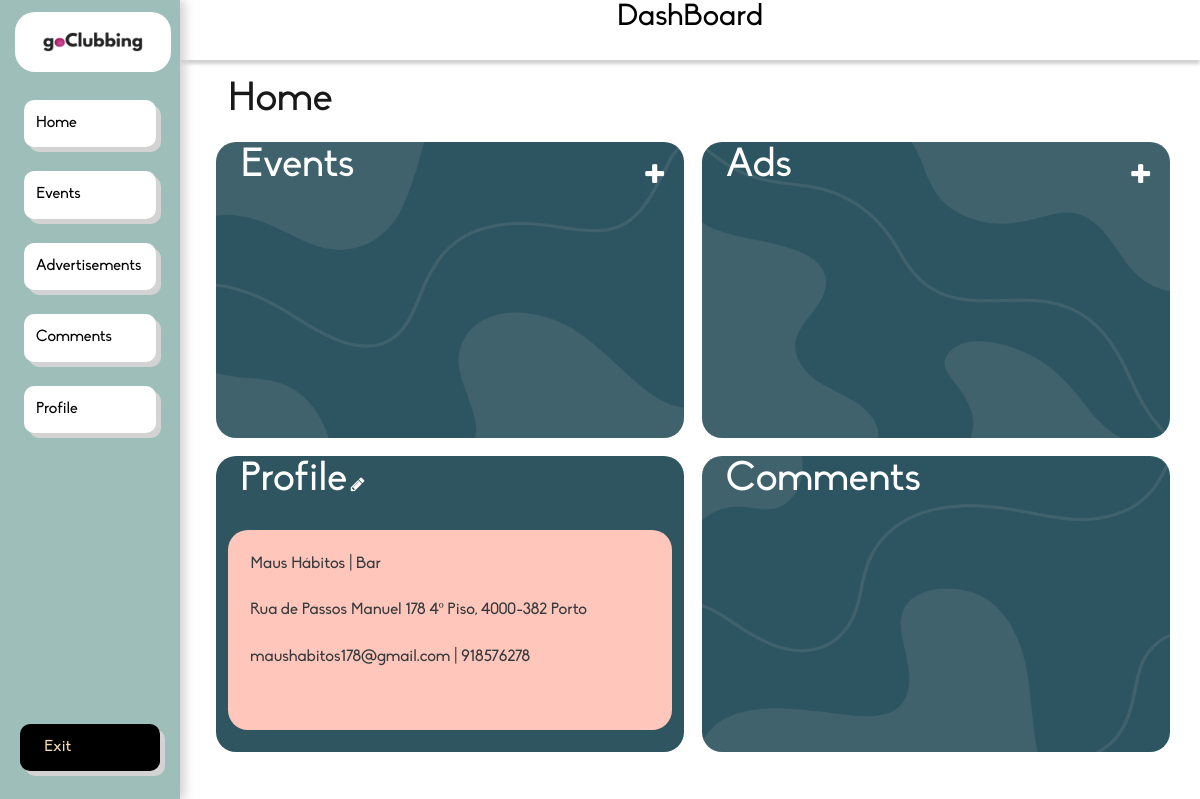
/dashboard/ (signed in), run on the app's committed database.
### app/models.py (models this page shows, shortened)
class Business(models.Model):
    name = models.CharField(max_length=100)
    location = models.CharField(max_length=100)
    lat = models.FloatField(null=True, blank=True)
    lng = models.FloatField(null=True, blank=True)
    type = models.CharField(max_length=50)
    company_name = models.CharField(max_length=100)
    opening_hours = models.JSONField(null=True)
    contact_email = models.EmailField(max_length=100)
    contact_phone = models.IntegerField()
    user = models.OneToOneField(User, on_delete=models.CASCADE)

### app/views.py (the view)
# urls.py: path('dashboard/', dashboard_home, name='dashboard_home'),
def dashboard_home(request):
    events = Event.objects.all()
    ads = Advertisement.objects.all()
    comments = Comment.objects.all()
    business = Business.objects.get(user_id=request.user.id)
    tparams = {'events': events, 'ads': ads, 'comments': comments, 'self': business}
    return render(request, "dash_home.html", tparams)

### app/templates/dash_home.html (shortened to what this page needs)
{% extends "dashboard.html" %}
{% load static %}
{% block content %}
<div class="home-container">
    <div class="home-title">
        <h1>Home</h1>
    </div>
    <div class="events">
        <div class="title">
            <h1 style="float:left;">Events </h1>
            <a style="float:right; color: white" href={% url 'dashboard_newevent' %}><i class="mysmalls fa fa-plus"></i></a>
        </div>
        <div class="events-content">
        </div>
        <img id="background-image" src="{% static "img/DashBoardFundo.png" %}"/>
    </div>
    <div class="pubs">
        <div class="title">
            <h1 style="float: left">Ads</h1>
            <a style="float:right; color: white" href={% url 'dashboard_newad' %}><i class="mysmalls fa fa-plus"></i></a>
        </div>
        <div class="pubs-content">
        </div>
        <img id="background-image" src="{% static "img/DashBoardFundo3.png" %}"/>
    </div>
    <div class="profiles">
        <div class="title">
            <h1 style="display: inline-block">Profile</h1>
            <a class="edit-button" href={% url 'dashboard_profile' %}><i class="fa fa-pencil"></i></a>
        </div>
        <div class="profile-content">
            <div class="profile">
                <p class="prof-text">{{ self.name }} | {{ self.type }}</p>
                <p class="prof-text">{{ self.location }}</p>
                <p class="prof-text">{{ self.contact_email }} | {{ self.contact_phone }}</p>
            </div>
        </div>
    </div>
    <div class="comments">
        <div class="title">
            <h1>Comments</h1>
        </div>
        <div class="comments-content">
        </div>
        <img id="background-image" src="{% static "img/DashBoardFundo2.png" %}"/>
    </div>
</div>
{% endblock %}

### app/static/css/dashboard.css (style rules this page uses)
html, body { margin: 0; height: 100%; width: 100%; overflow: auto; }
.home-container { height: 90vh; width: 100%; display: grid; grid-template-rows: 8vh 37vh 37vh; grid-template-columns: 39vw 39vw; grid-gap: 1.5vw; grid-template-areas: "title title" "events pubs" "profile comments"; overflow-x: hidden; overflow-y: auto; margin-left: 3vw; }
.home-container > * { display: grid; justify-content: center; align-content: center; background-color: #194350; border-radius: 20px; opacity: 90%; position: relative; }
.home-title { grid-area: title; background-color: transparent; justify-content: start; align-items: start; padding-top: 2vw; padding-left: 1vw; box-shadow: none; font-size: 1.5vw; color: black; }
.events { grid-area: events; display: grid; grid-template-rows: 1fr 3fr; grid-template-columns: 1fr; grid-template-areas: "title" "content"; height: 100%; width: 100%; }
.events > .title { font-size: 1vw; }
.events-content { display: inline-block; white-space: nowrap; position: relative; flex-direction: row; overflow-x: auto; overflow-y: hidden; scroll-behavior: smooth; height: 100%; width: 100%; -ms-overflow-style: none; scrollbar-width: none; }
.pubs { grid-area: pubs; display: grid; grid-template-rows: 1fr 3fr; grid-template-columns: 1fr; grid-template-areas: "title" "content"; }
.pubs > .title { font-size: 1vw; }
.pubs-content { display: inline-block; white-space: nowrap; position: relative; flex-direction: row; overflow-x: auto; overflow-y: hidden; scroll-behavior: smooth; height: 100%; width: 100%; -ms-overflow-style: none; scrollbar-width: none; }
.profiles { grid-area: profile; display: grid; grid-template-rows: 1fr 3fr; grid-template-columns: 1fr; grid-template-areas: "title" "content"; }
.profile-content { display: inline-block; white-space: nowrap; position: relative; flex-direction: row; overflow-x: auto; overflow-y: hidden; scroll-behavior: smooth; height: 100%; width: 100%; -ms-overflow-style: none; scrollbar-width: none; }
.profile { height: 90%; width: 37vw; background-color: #FFC2B4; display: inline-block; margin-left: 1vw; border-radius: 20px; }
.prof-text { margin: 5%; }
.comments { grid-area: comments; display: grid; grid-template-rows: 1fr 3fr; grid-template-columns: 1fr; grid-template-areas: "title" "content"; }
.comments > .title { font-size: 1vw; }
.comments-content { display: grid; white-space: pre-wrap; position: relative; flex-direction: column; overflow-x: hidden; overflow-y: auto; scroll-behavior: smooth; height: 100%; width: 100%; -ms-overflow-style: none; scrollbar-width: none; }
.title { grid-area: title; margin-left: 2vw; color: white; display: inline; }
.fa-pencil { color: white; margin-top: 2%; text-align: right; }
#background-image { height: 100%; width: 100%; position: absolute; z-index: -1; opacity: 8%; border-radius: 20px; transform: scaleX(-1); }
.edit-button { background-color: transparent; border: none; text-align: right; }
.mysmalls { margin: 20px !important; font-size: 2em !important; }

### app/templates/dashboard.html (style rules this page uses)
* { box-sizing: border-box; font-family: Biko, serif; }

### data on the page
Business: name "Maus Hábitos", type "Bar", location "Rua de Passos Manuel 178 4º Piso, 4000-382 Porto", contact_email "maushabitos178@gmail.com", contact_phone "918576278"
